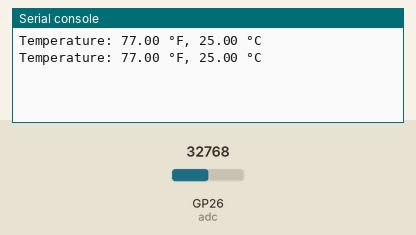
A program run on a simulated Raspberry Pi Pico running MicroPython. On the bench: the last lines printed to the serial console. The test bench sets the inputs (shaded band); at power-on: GP26 (adc) = 32768 (analog values on the 0–65535 scale).

Above: at 1.2 s.
1.3 s: GP26 (adc) set to 45874
At 2.6 s:
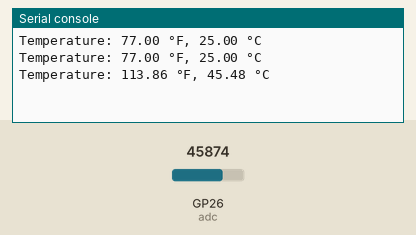
2.8 s: GP26 (adc) set to 57670
At 3.8 s:
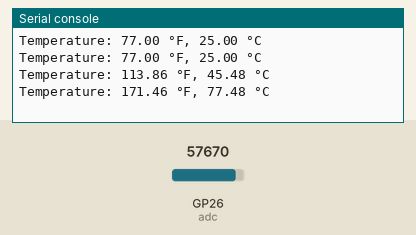
Timing chart, 0 to 5.8 s (numbered marks = the images above; inputs shaded):
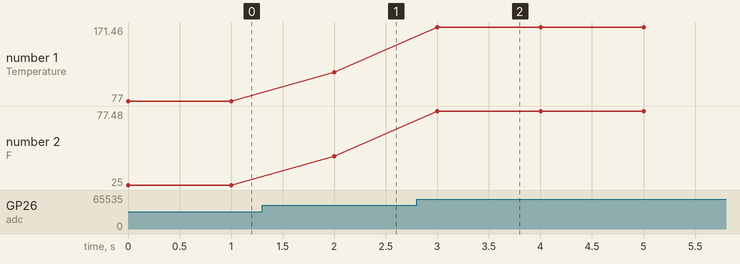

The program:

thermistor_demo.py
```python
import machine
from math import log
import utime

# Constants for the specific thermistor (10k NTC Thermistor with B=3380)
A       = 0.001129148
B       = 0.000234125
C       = 0.0000000876741

# Pin connected to the thermistor
adc     = machine.ADC(26)

# The resistance of the fixed resistor
R_fixed = 10000

while True:
    # Read the ADC value
    adc_value    = adc.read_u16()

    # Convert the ADC reading into a voltage
    Vout         = 3.3 * (adc_value / 65535)

    # Calculate the resistance of the thermistor
    R_thermistor = R_fixed * (3.3 - Vout) / Vout

    # Use the Steinhart-Hart equation to calculate temperature in Kelvin
    logR        = log(R_thermistor)
    T           = 1.0 / (A + B * logR + C * logR * logR * logR)

    # Convert from Kelvin to Celsius
    Tc          = T - 273.15

    # Convert from Celsius to Fahrenheit
    Tf          = (Tc * 9.0/5.0) + 32.0

    print("Temperature: {:.2f} °F, {:.2f} °C".format(Tf,Tc))
    utime.sleep(1)
```

Measured:
- after the input at 1.3 s, the serial console: prints a new line after 0.70 s (image 1)
- after the input at 2.8 s, the serial console: prints a new line after 0.20 s (image 2)
- plotted number 1: 77 → 113.86 after the input at 1.3 s, 113.86 → 171.46 after the input at 2.8 s
- plotted number 2: 25 → 45.48 after the input at 1.3 s, 45.48 → 77.48 after the input at 2.8 s
